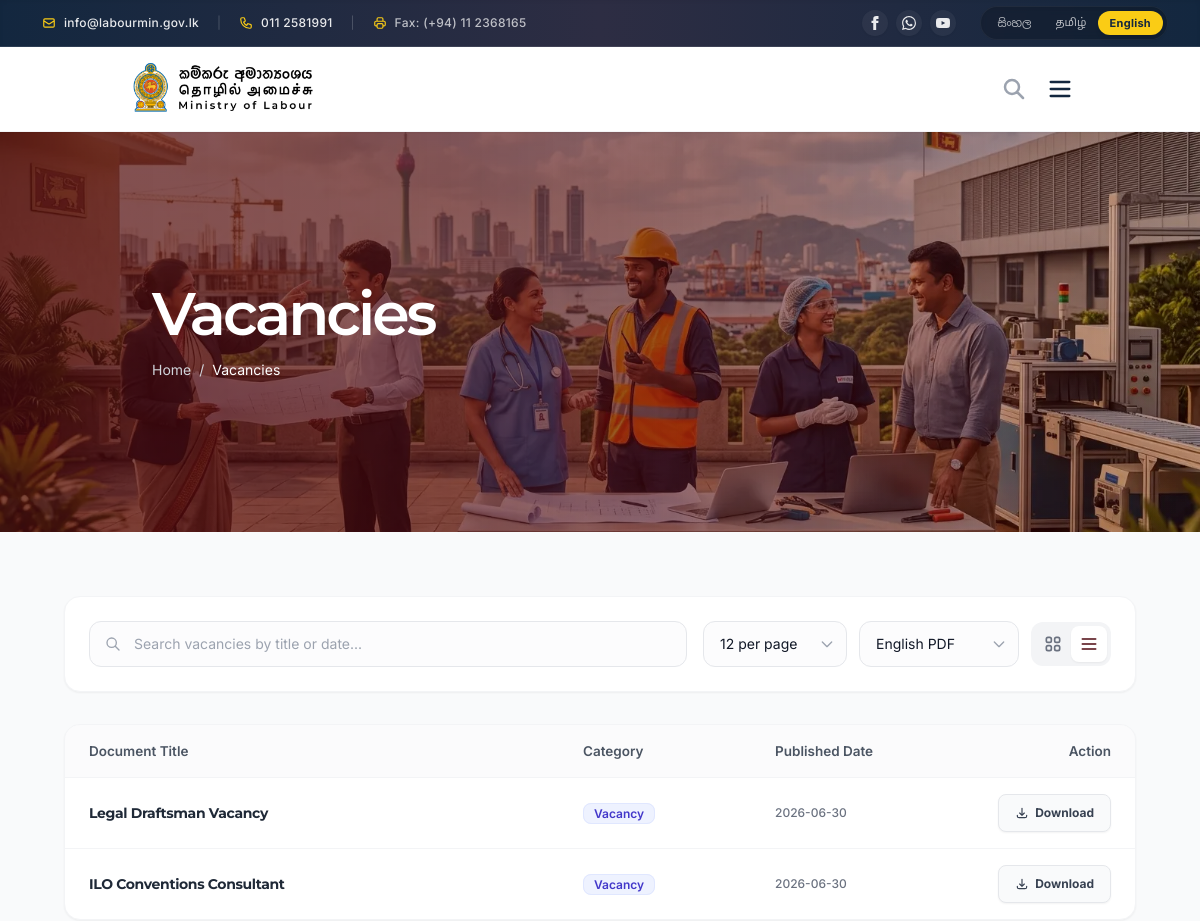
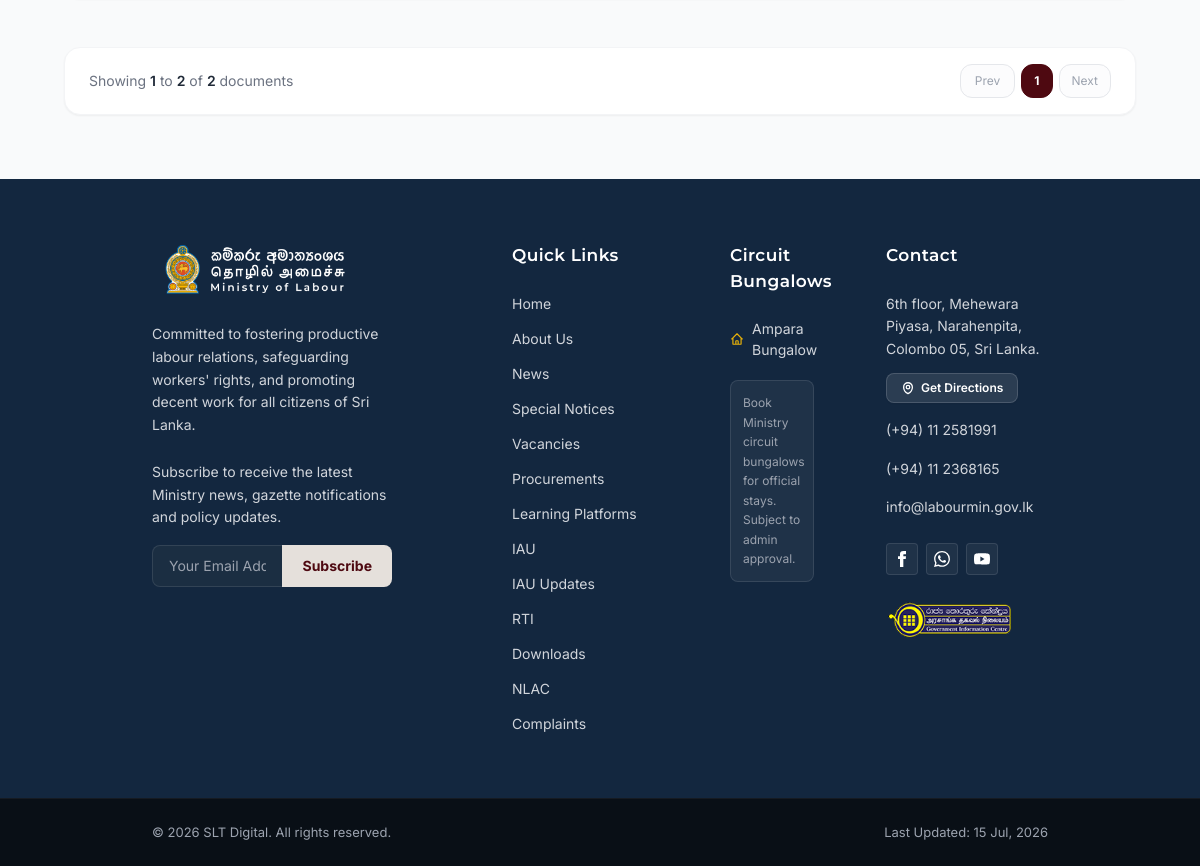
Screenshot of /vacancies.php with the database file from the repository (2 pictures, top to bottom).
### tables this page shows
CREATE TABLE `vacancies` (
  `id` int(11) NOT NULL AUTO_INCREMENT,
  `title` varchar(255) NOT NULL,
  `description` text DEFAULT NULL,
  `pdf_path` varchar(255) NOT NULL,
  `pdf_path_si` varchar(255) DEFAULT NULL,
  `pdf_path_ta` varchar(255) DEFAULT NULL,
  `status` enum('Draft','Published') NOT NULL DEFAULT 'Draft',
  `created_at` timestamp NULL DEFAULT current_timestamp(),
  `updated_at` timestamp NULL DEFAULT current_timestamp() ON UPDATE current_timestamp(),
  PRIMARY KEY (`id`)
);

### admin/includes/db.php (called while the page is built, shortened)
<?php
if (!function_exists('resolvePdfUrl')) {
    function resolvePdfUrl(string $path) {
        $trimmed = ltrim($path, '/');
        $project_root = str_replace('\\', '/', realpath(__DIR__ . '/../..'));
        $doc_root = isset($_SERVER['DOCUMENT_ROOT']) ? str_replace('\\', '/', $_SERVER['DOCUMENT_ROOT']) : '';
        $base_dir = '';
        if (!empty($doc_root)) {
            if (stripos($project_root, $doc_root) === 0) {
                $base_dir = substr($project_root, strlen($doc_root));
            }
        } else {
            $base_dir = '/Ministry-of-Labour';
        }
        $base_dir = str_replace('\\', '/', $base_dir);
        $base_dir = '/' . ltrim($base_dir, '/');
        if ($base_dir === '/') {
            $base_dir = '';
        }
        $protocol = (isset($_SERVER['HTTPS']) && $_SERVER['HTTPS'] === 'on' ? 'https' : 'http');
        $host = $_SERVER['HTTP_HOST'] ?? 'localhost';
        $base_url = $protocol . '://' . $host . $base_dir . '/';
        $file_in_admin = $project_root . '/admin/' . $trimmed;
        $file_in_root = $project_root . '/' . $trimmed;
        if (file_exists($file_in_admin)) {
            return $base_url . 'admin/' . $trimmed;
        } elseif (file_exists($file_in_root)) {
            return $base_url . $trimmed;
        } else {
            return $base_url . 'admin/' . $trimmed;
        }
    }
}

### vacancies.php (the view, shortened to what this page needs)
<?php
include 'includes/header.php';
include 'includes/sub-hero.php';
require_once 'admin/includes/db.php';
$stmt = $pdo->query("SELECT * FROM vacancies WHERE status = 'Published' ORDER BY created_at DESC");
$raw_vacancies = $stmt->fetchAll();
$all_documents = [];
$categoryColors = [
    'Vacancy' => 'bg-indigo-50 text-indigo-700 border-indigo-100'
];
foreach ($raw_vacancies as $vac) {
    $all_documents[] = [
        'title' => $vac['title'],
        'description' => $vac['description'] ?? '',
        'ref' => date('Y-m-d', strtotime($vac['created_at'])),
        'category' => 'Vacancy',
        'pdf_path' => !empty($vac['pdf_path']) ? resolvePdfUrl($vac['pdf_path']) : '',
        'pdf_path_si' => !empty($vac['pdf_path_si']) ? resolvePdfUrl($vac['pdf_path_si']) : '',
        'pdf_path_ta' => !empty($vac['pdf_path_ta']) ? resolvePdfUrl($vac['pdf_path_ta']) : '',
        'created_at' => $vac['created_at']
    ];
}
?>
<section class="py-12 md:py-16 px-4 md:px-16 bg-[#F9FAFB] min-h-[75vh]">
    <div class="container mx-auto max-w-6xl">
        <div class="bg-white rounded-2xl p-6 shadow-sm border border-gray-100 mb-8">
            <div class="flex flex-col lg:flex-row gap-4 items-stretch lg:items-center justify-between">
                <div class="relative flex-1">
                    <div class="absolute inset-y-0 left-0 flex items-center pl-4 pointer-events-none">
                        <svg class="w-4 h-4 text-gray-400" fill="none" stroke="currentColor" viewBox="0 0 24 24"><path stroke-linecap="round" stroke-linejoin="round" stroke-width="2" d="M21 21l-6-6m2-5a7 7 0 11-14 0 7 7 0 0114 0z"></path></svg>
                    </div>
                    <input type="text" id="searchInput" class="bg-gray-50/50 border border-gray-200 text-gray-900 text-sm rounded-xl focus:ring-secondary focus:border-secondary block w-full pl-11 pr-4 py-3 font-inter transition-all outline-none" placeholder="Search vacancies by title or date..." onkeyup="resetPaginationAndFilter()">
                </div>
                <div class="flex flex-wrap sm:flex-nowrap gap-3 items-center">
                    <div class="relative w-full sm:w-36">
                        <select id="itemsPerPage" class="bg-gray-50/50 border border-gray-200 text-gray-900 text-sm rounded-xl focus:ring-secondary focus:border-secondary block w-full px-4 py-3 font-inter transition-all outline-none appearance-none cursor-pointer" onchange="resetPaginationAndFilter()">
                            <option value="12">12 per page</option>
                        </select>
                        <div class="absolute inset-y-0 right-0 flex items-center pr-3 pointer-events-none">
                            <svg class="w-4 h-4 text-gray-400" fill="none" stroke="currentColor" viewBox="0 0 24 24"><path stroke-linecap="round" stroke-linejoin="round" stroke-width="2" d="M19 9l-7 7-7-7"></path></svg>
                        </div>
                    </div>
                    <div class="relative w-full sm:w-40">
                        <select id="langFilter" class="bg-gray-50/50 border border-gray-200 text-gray-900 text-sm rounded-xl focus:ring-secondary focus:border-secondary block w-full px-4 py-3 font-inter transition-all outline-none appearance-none cursor-pointer" onchange="resetPaginationAndFilter()">
                            <option value="en">English PDF</option>
                        </select>
                        <div class="absolute inset-y-0 right-0 flex items-center pr-3 pointer-events-none">
                            <svg class="w-4 h-4 text-gray-400" fill="none" stroke="currentColor" viewBox="0 0 24 24"><path stroke-linecap="round" stroke-linejoin="round" stroke-width="2" d="M19 9l-7 7-7-7"></path></svg>
                        </div>
                    </div>
                    <div class="bg-gray-100 p-1 rounded-xl flex items-center shrink-0">
                        <button onclick="changeView('grid')" id="btnGridView" class="p-2 rounded-lg text-gray-500 hover:text-gray-900 transition-all focus:outline-none" title="Grid View">
                        </button>
                        <button onclick="changeView('list')" id="btnListView" class="p-2 rounded-lg text-gray-500 hover:text-gray-900 transition-all focus:outline-none" title="List View">
                            <svg class="w-5 h-5" fill="none" stroke="currentColor" viewBox="0 0 24 24"><path stroke-linecap="round" stroke-linejoin="round" stroke-width="2" d="M4 6h16M4 12h16M4 18h16"></path></svg>
                        </button>
                    </div>
                </div>
            </div>
        </div>
        <div id="listViewContainer" class="bg-white rounded-2xl shadow-sm border border-gray-100 overflow-hidden mb-12">
            <div class="overflow-x-auto">
                <table class="w-full text-left text-sm text-gray-600 font-inter">
                    <thead class="bg-gray-50/70 text-gray-600 border-b border-gray-100">
                        <tr>
                            <th class="px-6 py-4 font-semibold text-[13.5px]">Document Title</th>
                            <th class="px-6 py-4 font-semibold text-[13.5px] w-48">Category</th>
                            <th class="px-6 py-4 font-semibold text-[13.5px] w-40">Published Date</th>
                            <th class="px-6 py-4 font-semibold text-[13.5px] text-right w-56">Action</th>
                        </tr>
                    </thead>
                    <tbody class="divide-y divide-gray-100">
                        <?php foreach ($all_documents as $index => $doc):
                            $badgeClass = $categoryColors[$doc['category']] ?? 'bg-gray-50 text-gray-700 border-gray-100';
                        ?>
                        <tr class="document-list-row hover:bg-gray-50/40 transition-all duration-150 cursor-pointer" data-index="<?= $index ?>" data-pdf-en="<?= htmlspecialchars($doc['pdf_path'] ?? '') ?>" data-pdf-si="<?= htmlspecialchars($doc['pdf_path_si'] ?? '') ?>" data-pdf-ta="<?= htmlspecialchars($doc['pdf_path_ta'] ?? '') ?>" onclick="openDetailModal(<?= htmlspecialchars(json_encode([
                            'title' => $doc['title'],
                            'content' => $doc['description'],
                            'date' => date('M d, Y', strtotime($doc['created_at'])),
                            'category' => $doc['category'],
                            'pdf_path' => $doc['pdf_path'] ?? '',
                            'pdf_path_si' => $doc['pdf_path_si'] ?? '',
                            'pdf_path_ta' => $doc['pdf_path_ta'] ?? ''
                        ])) ?>)">
                            <td class="px-6 py-4">
                                <h3 class="font-bold text-gray-800 text-[14px] group-hover:text-secondary transition-colors"><?= htmlspecialchars($doc['title']) ?></h3>
                            </td>
                            <td class="px-6 py-4">
                                <span class="px-2.5 py-0.5 rounded-lg text-xs font-semibold border whitespace-nowrap <?= $badgeClass ?>"><?= htmlspecialchars($doc['category']) ?></span>
                            </td>
                            <td class="px-6 py-4 text-xs text-gray-500 font-medium font-inter">
                                <?= htmlspecialchars($doc['ref']) ?>
                            </td>
                            <td class="px-6 py-4 text-right" onclick="event.stopPropagation();">
                                <a href="#" target="_blank" class="list-download-btn items-center px-4 py-2 bg-gray-50 hover:bg-secondary hover:text-white border border-gray-200 text-gray-700 rounded-lg text-[12px] font-bold transition-all gap-1.5 shadow-sm hidden">
                                    <svg class="w-3.5 h-3.5" fill="none" stroke="currentColor" viewBox="0 0 24 24"><path stroke-linecap="round" stroke-linejoin="round" stroke-width="2" d="M4 16v1a3 3 0 003 3h10a3 3 0 003-3v-1m-4-4l-4 4m0 0l-4-4m4 4V4"></path></svg>
                                    Download
                                </a>
                            </td>
                        </tr>
                        <?php endforeach; ?>
                    </tbody>
                </table>
            </div>
        </div>
        <div id="paginationControls" class="bg-white rounded-2xl px-6 py-4 shadow-sm border border-gray-100 flex flex-col sm:flex-row items-center justify-between gap-4" style="display: none;">
            <div class="text-sm text-gray-500 font-inter">
                Showing <span id="pageStart" class="font-semibold text-gray-800">0</span> to <span id="pageEnd" class="font-semibold text-gray-800">0</span> of <span id="totalItems" class="font-semibold text-gray-800">0</span> documents
            </div>
            <div class="flex items-center gap-1.5" id="paginationButtons">
            </div>
        </div>
    </div>
</section>
<?php include 'includes/footer.php'; ?>

### includes/header.php (style rules this page uses)
html, body { overflow-x: clip !important; }
body { top: 0px !important; position: relative !important; }

### rows the page displays
vacancies: title "Legal Draftsman Vacancy", category "Vacancy", ref "2026-06-30"
vacancies: title "ILO Conventions Consultant", category "Vacancy", ref "2026-06-30"

### other values shown
$page_title "Vacancies"
$last_updated_date "15 Jul, 2026"
